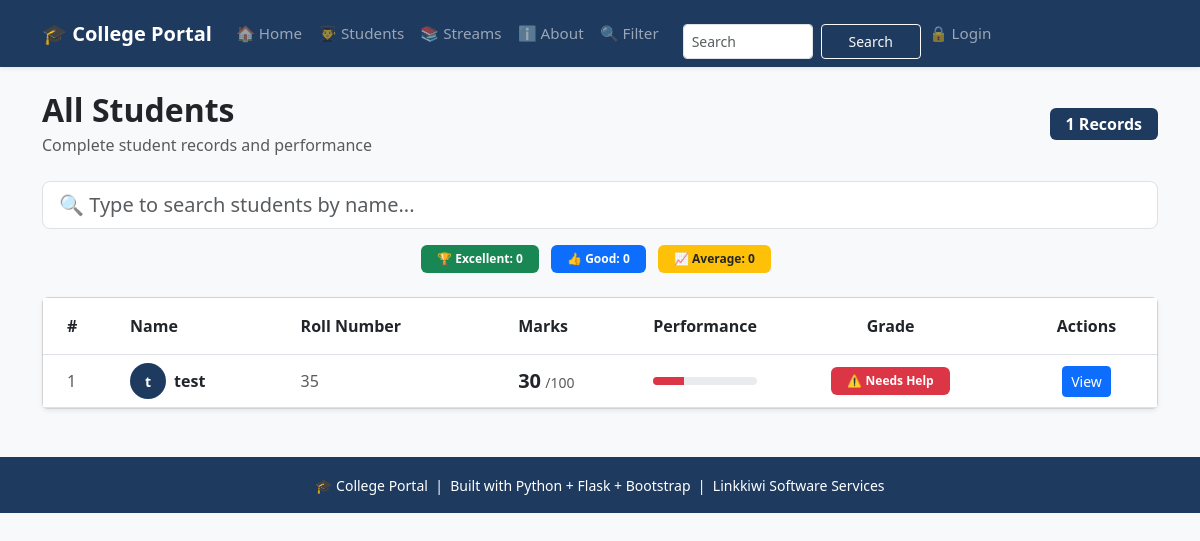
The app's page /students, older data.
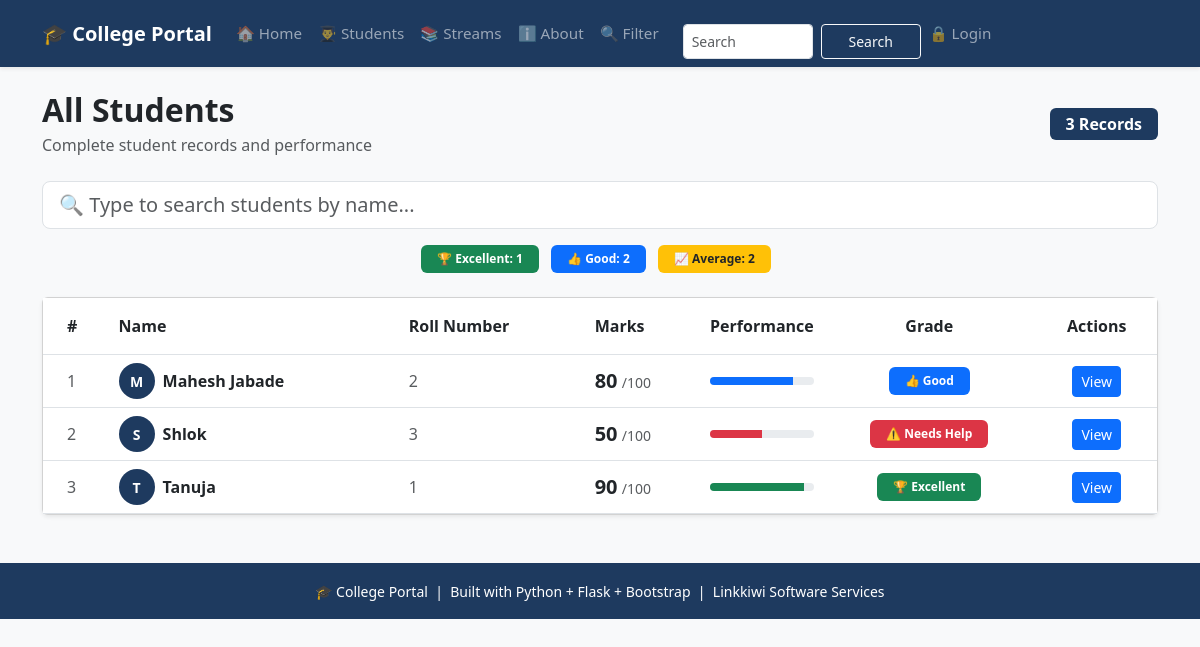
The same page, newer data.
### tables this page shows
CREATE TABLE students (
                    id INTEGER PRIMARY KEY AUTOINCREMENT,
                    name TEXT NOT NULL,
                    roll INTEGER NOT NULL,
                    marks INTEGER NOT NULL,
                    subject TEXT NOT NULL,
                    attendance INTEGER DEFAULT 0
                 );

### app.py (the view)
@app.route("/students")
def students_page():
    conn = get_db()
    students = conn.execute('SELECT * FROM students ORDER BY id DESC').fetchall()
    conn.close()
    return render_template("students.html", students=students)

### database.py (called while the page is built)
def get_db():
   conn = sqlite3.connect(DB_PATH)
   conn.row_factory = sqlite3.Row  # To access columns by name
   return conn

### templates/students.html (shortened to what the changed rows need)
{% extends 'base.html' %}
{% block content %}
<div class="d-flex justify-content-between align-items-center mb-4">
    <div>
        <h2 class="fw-bold mb-1">All Students</h2>
        <p class="text-muted mb-0">
        </p>
    </div>
    <span class="badge fs-6 px-3 py-2"
          style="background-color: #1e3a5f;">
        {{ students|length }} Records
    </span>
</div>
<div class="row mb-4">
    {% set excellent = students|selectattr('marks','ge',90)|list %}
    {% set good      = students|selectattr('marks','ge',75)|list %}
    {% set average   = students|selectattr('marks','ge',60)|list %}
    <div class="col text-center">
        <span class="badge bg-success px-3 py-2 me-2">
            🏆 Excellent: {{ excellent|length }}
        </span>
        <span class="badge bg-primary px-3 py-2 me-2">
            👍 Good: {{ good|length }}
        </span>
        <span class="badge bg-warning text-dark px-3 py-2 me-2">
            📈 Average: {{ average|length }}
        </span>
    </div>
</div>
<div class="card shadow-sm">
    <div class="card-body p-0">
        <div class="table-responsive">
            <table class="table table-hover mb-0">
                <thead style="background-color: #1e3a5f; color:white;">
                    <tr>
                        <th class="py-3 ps-4">#</th>
                        <th class="py-3">Name</th>
                        <th class="py-3">Roll Number</th>
                        <th class="py-3">Marks</th>
                        <th class="py-3">Performance</th>
                        <th class="py-3 text-center">Grade</th>
                        <th class="py-3 text-center">Actions</th>
                    </tr>
                </thead>
                <tbody id="tableBody">
                    {% for student in students %}
                    <tr class="align-middle" data-name="{{ student.name|lower }}">
                        <td class="ps-4 text-muted">
                            {{ loop.index }}
                        </td>
                    <td>
                        <div class="d-flex align-items-center">
                            <div class="rounded-circle d-flex align-items-center
                                        justify-content-center me-2 text-white fw-bold"
                                 style="width:36px; height:36px; font-size:14px;
                                        background-color: #1e3a5f;">
                                {{ student.name[0] }}
                            </div>
                            <span class="fw-bold">{{ student.name }}</span>
                        </div>
                    </td>
                    <td class="text-muted">{{ student.roll }}</td>
                    <td>
                        <span class="fw-bold fs-5">{{ student.marks }}</span>
                        <span class="text-muted small">/100</span>
                    </td>
                    <td style="width:120px;">
                        <div class="progress" style="height:8px;">
                            <div class="progress-bar
                                {% if student.marks >= 90 %}bg-success
                                {% elif student.marks >= 75 %}bg-primary
                                {% elif student.marks >= 60 %}bg-warning
                                {% else %}bg-danger{% endif %}"
                                style="width: {{ student.marks|default(0) }}%;">
                            </div>
                        </div>
                    </td>
                    <td class="text-center">
                        {% if student.marks >= 90 %}
                            <span class="badge bg-success px-3 py-2">
                                🏆 Excellent
                            </span>
                        {% elif student.marks >= 75 %}
                            <span class="badge bg-primary px-3 py-2">
                                👍 Good
                            </span>
                        {% elif student.marks >= 60 %}
                            <span class="badge bg-warning text-dark px-3 py-2">
                                📈 Average
                            </span>
                        {% else %}
                            <span class="badge bg-danger px-3 py-2">
                                ⚠️ Needs Help
                            </span>
                        {% endif %}
                    </td>
                    <td class="text-center text-nowrap">
                        <a href="{{ url_for('student_detail', id=student.id) }}"
                           class="btn btn-sm btn-primary">
                            View
                        </a>
                    </td>
                </tr>
                {% endfor %}
            </tbody>
        </table>
    </div>
</div>
</div>
{% endblock %}

Row changes from the older to the newer data that the page shows:
removed students: name "t", name "test", roll "35", marks "30", shows "⚠️ Needs Help"
added students: name "M", name "Mahesh Jabade", roll "2", marks "80", shows "👍 Good"
added students: name "S", name "Shlok", roll "3", marks "50", shows "⚠️ Needs Help"
added students: name "T", name "Tanuja", roll "1", marks "90", shows "🏆 Excellent"
Text that changed along with them:
{{ students|length }}: "1" → "3"
{{ excellent|length }}: "0" → "1"
{{ good|length }}: "0" → "2"
{{ average|length }}: "0" → "2"
